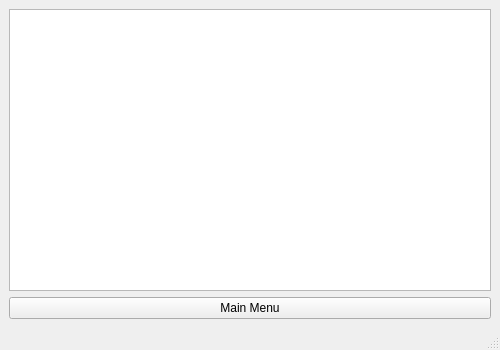
<?xml version="1.0" encoding="UTF-8"?>
<ui version="4.0">
 <class>ShowDataWindow</class>
 <widget class="QMainWindow" name="ShowDataWindow">
  <property name="geometry">
   <rect>
    <x>0</x>
    <y>0</y>
    <width>500</width>
    <height>350</height>
   </rect>
  </property>
  <property name="windowTitle">
   <string>MainWindow</string>
  </property>
  <widget class="QWidget" name="centralwidget">
   <layout class="QGridLayout" name="gridLayout_2">
    <item row="0" column="0">
     <layout class="QGridLayout" name="gridLayout">
      <item row="0" column="0">
       <widget class="QTableWidget" name="tableWidget"/>
      </item>
      <item row="1" column="0">
       <widget class="QPushButton" name="btnMainMenu">
        <property name="text">
         <string>Main Menu</string>
        </property>
       </widget>
      </item>
     </layout>
    </item>
   </layout>
  </widget>
  <widget class="QMenuBar" name="menubar">
   <property name="geometry">
    <rect>
     <x>0</x>
     <y>0</y>
     <width>500</width>
     <height>21</height>
    </rect>
   </property>
  </widget>
  <widget class="QStatusBar" name="statusbar"/>
 </widget>
 <resources/>
 <connections>
  <connection>
   <sender>btnMainMenu</sender>
   <signal>clicked()</signal>
   <receiver>ShowDataWindow</receiver>
   <slot>close()</slot>
   <hints>
    <hint type="sourcelabel">
     <x>384</x>
     <y>512</y>
    </hint>
    <hint type="destinationlabel">
     <x>399</x>
     <y>299</y>
    </hint>
   </hints>
  </connection>
 </connections>
</ui>
